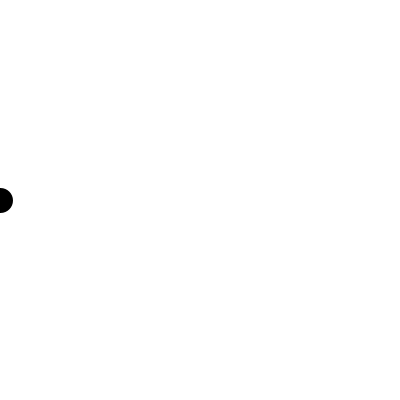
Frame 1 (no input)
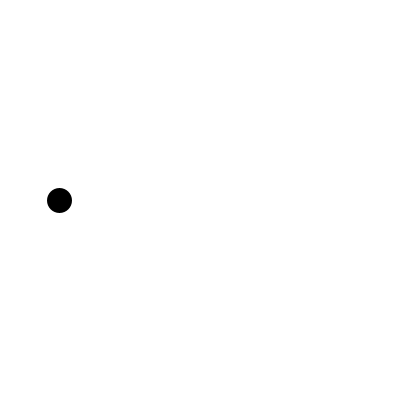
Frame 60 (the mouse pressed at the canvas centre just before this capture)
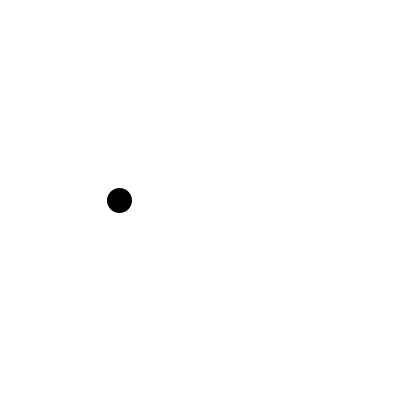
Frame 120 (the mouse held since frame 60 and released just before this capture)

The Processing sketch that drew these frames (run headless with seeded random() and noise(); from frame 60 on, the mouse is pressed at the canvas centre):

// Processing sketch: sketch_challenge_13
// ── sketch_challenge_13.pde
int xValue;




void setup()

{

size(400,400);

xValue = 0;

strokeWeight(25);

frameRate(500);

stroke(0);

}




void draw()

{

background(255);

point(xValue,200);

xValue = xValue + 1;

if (xValue > 400)

{

xValue = 0;

}

}
